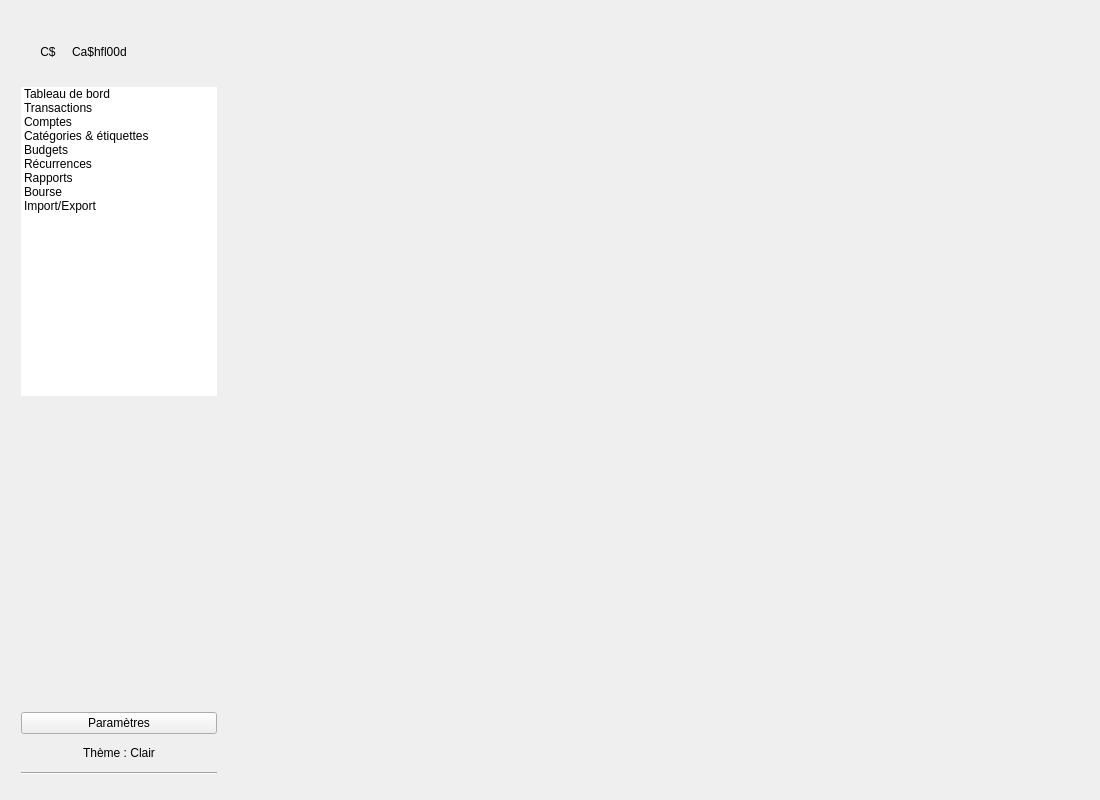
<?xml version="1.0" encoding="UTF-8"?>
<ui version="4.0">
 <class>MainWindow</class>
 <widget class="QMainWindow" name="MainWindow">
  <property name="geometry">
   <rect>
    <x>0</x>
    <y>0</y>
    <width>1100</width>
    <height>800</height>
   </rect>
  </property>
  <property name="minimumSize">
   <size>
    <width>1100</width>
    <height>700</height>
   </size>
  </property>
  <property name="maximumSize">
   <size>
    <width>1100</width>
    <height>16777215</height>
   </size>
  </property>
  <property name="windowTitle">
   <string>Ca$hfl00d</string>
  </property>
  <widget class="QWidget" name="centralwidget">
   <property name="layoutDirection">
    <enum>Qt::LeftToRight</enum>
   </property>
   <layout class="QHBoxLayout" name="horizontalLayout_2">
    <item>
     <widget class="QFrame" name="sidebar">
      <property name="minimumSize">
       <size>
        <width>220</width>
        <height>0</height>
       </size>
      </property>
      <property name="maximumSize">
       <size>
        <width>220</width>
        <height>16777215</height>
       </size>
      </property>
      <property name="frameShape">
       <enum>QFrame::NoFrame</enum>
      </property>
      <property name="frameShadow">
       <enum>QFrame::Raised</enum>
      </property>
      <layout class="QVBoxLayout" name="verticalLayout">
       <property name="spacing">
        <number>8</number>
       </property>
       <property name="leftMargin">
        <number>12</number>
       </property>
       <property name="topMargin">
        <number>16</number>
       </property>
       <property name="rightMargin">
        <number>12</number>
       </property>
       <property name="bottomMargin">
        <number>16</number>
       </property>
       <item>
        <widget class="QWidget" name="logoRow" native="true">
         <layout class="QHBoxLayout" name="horizontalLayout">
          <item>
           <widget class="QLabel" name="lblLogoIcon">
            <property name="minimumSize">
             <size>
              <width>36</width>
              <height>36</height>
             </size>
            </property>
            <property name="maximumSize">
             <size>
              <width>36</width>
              <height>36</height>
             </size>
            </property>
            <property name="text">
             <string>C$</string>
            </property>
            <property name="alignment">
             <set>Qt::AlignCenter</set>
            </property>
           </widget>
          </item>
          <item>
           <widget class="QLabel" name="lblAppName">
            <property name="text">
             <string>Ca$hfl00d</string>
            </property>
           </widget>
          </item>
          <item>
           <spacer name="horizontalSpacer">
            <property name="orientation">
             <enum>Qt::Horizontal</enum>
            </property>
            <property name="sizeHint" stdset="0">
             <size>
              <width>78</width>
              <height>20</height>
             </size>
            </property>
           </spacer>
          </item>
         </layout>
        </widget>
       </item>
       <item>
        <widget class="QListWidget" name="navList">
         <property name="focusPolicy">
          <enum>Qt::NoFocus</enum>
         </property>
         <property name="frameShape">
          <enum>QFrame::NoFrame</enum>
         </property>
         <property name="verticalScrollBarPolicy">
          <enum>Qt::ScrollBarAlwaysOff</enum>
         </property>
         <property name="horizontalScrollBarPolicy">
          <enum>Qt::ScrollBarAlwaysOff</enum>
         </property>
         <property name="showDropIndicator" stdset="0">
          <bool>false</bool>
         </property>
         <property name="iconSize">
          <size>
           <width>20</width>
           <height>20</height>
          </size>
         </property>
         <property name="spacing">
          <number>4</number>
         </property>
         <property name="wordWrap">
          <bool>true</bool>
         </property>
         <item>
          <property name="text">
           <string>Tableau de bord</string>
          </property>
         </item>
         <item>
          <property name="text">
           <string>Transactions</string>
          </property>
         </item>
         <item>
          <property name="text">
           <string>Comptes</string>
          </property>
         </item>
         <item>
          <property name="text">
           <string>Catégories &amp; étiquettes</string>
          </property>
         </item>
         <item>
          <property name="text">
           <string>Budgets</string>
          </property>
         </item>
         <item>
          <property name="text">
           <string>Récurrences</string>
          </property>
         </item>
         <item>
          <property name="text">
           <string>Rapports</string>
          </property>
         </item>
         <item>
          <property name="text">
           <string>Bourse</string>
          </property>
         </item>
         <item>
          <property name="text">
           <string>Import/Export</string>
          </property>
         </item>
        </widget>
       </item>
       <item>
        <spacer name="verticalSpacer">
         <property name="orientation">
          <enum>Qt::Vertical</enum>
         </property>
         <property name="sizeHint" stdset="0">
          <size>
           <width>20</width>
           <height>301</height>
          </size>
         </property>
        </spacer>
       </item>
       <item>
        <widget class="QPushButton" name="btnSettings">
         <property name="text">
          <string>Paramètres</string>
         </property>
         <property name="checkable">
          <bool>true</bool>
         </property>
        </widget>
       </item>
       <item>
        <widget class="QPushButton" name="btnTheme">
         <property name="text">
          <string>Thème : Clair</string>
         </property>
         <property name="flat">
          <bool>true</bool>
         </property>
        </widget>
       </item>
       <item>
        <widget class="Line" name="sidebarSeparator">
         <property name="orientation">
          <enum>Qt::Horizontal</enum>
         </property>
        </widget>
       </item>
      </layout>
     </widget>
    </item>
    <item>
     <widget class="QStackedWidget" name="stackedPages">
      <widget class="QWidget" name="pageTransactions"/>
      <widget class="QWidget" name="pagecategories"/>
      <widget class="QWidget" name="pageBudgets"/>
      <widget class="QWidget" name="pageRecurring"/>
      <widget class="QWidget" name="pageReports"/>
      <widget class="QWidget" name="pageStocks"/>
      <widget class="QWidget" name="pageImportsExpot"/>
      <widget class="QWidget" name="pageStteings"/>
      <widget class="QWidget" name="pageDashboard"/>
      <widget class="QWidget" name="pageAccounts"/>
     </widget>
    </item>
   </layout>
  </widget>
 </widget>
 <resources/>
 <connections/>
</ui>
